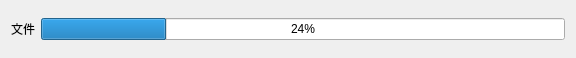
<?xml version="1.0" encoding="UTF-8"?>
<ui version="4.0">
 <class>DataProgress</class>
 <widget class="QWidget" name="DataProgress">
  <property name="geometry">
   <rect>
    <x>0</x>
    <y>0</y>
    <width>576</width>
    <height>58</height>
   </rect>
  </property>
  <property name="windowTitle">
   <string>Form</string>
  </property>
  <layout class="QHBoxLayout" name="horizontalLayout">
   <item>
    <widget class="QLabel" name="label">
     <property name="text">
      <string>文件</string>
     </property>
    </widget>
   </item>
   <item>
    <widget class="QProgressBar" name="progressBar">
     <property name="value">
      <number>24</number>
     </property>
    </widget>
   </item>
  </layout>
 </widget>
 <resources/>
 <connections/>
</ui>
